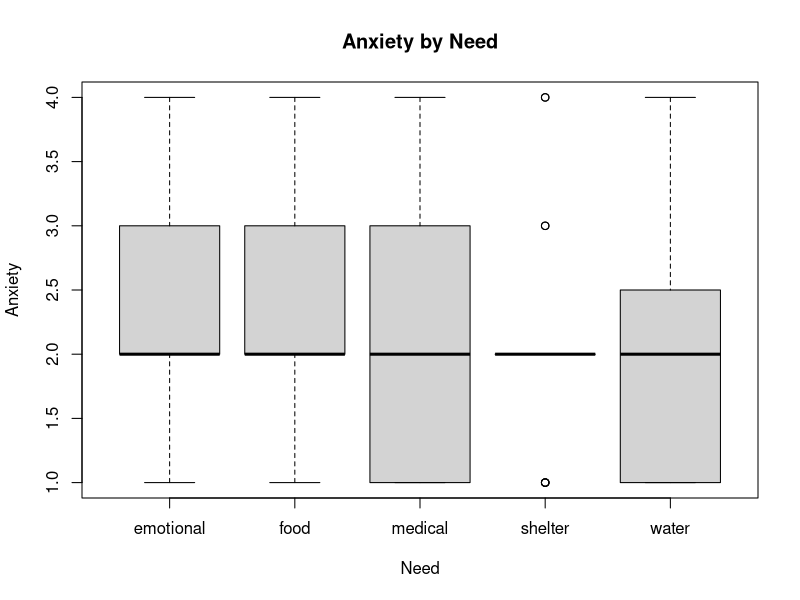
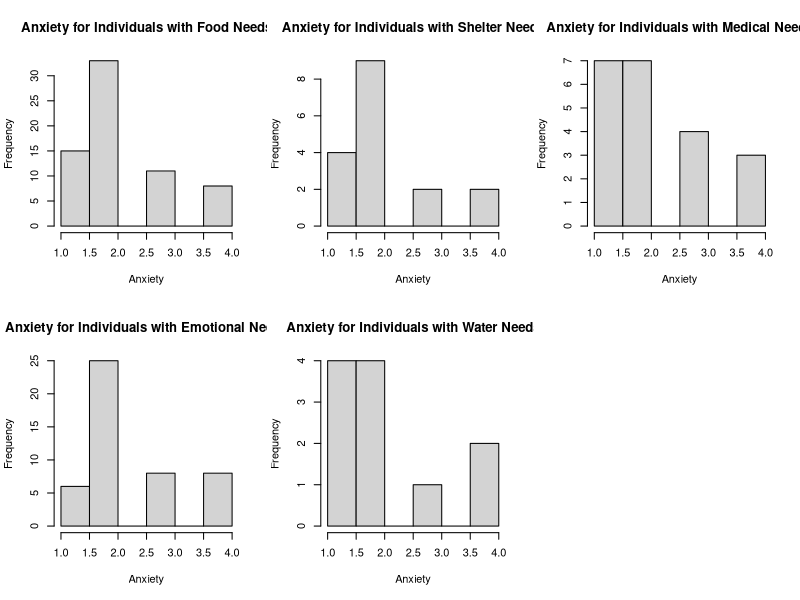
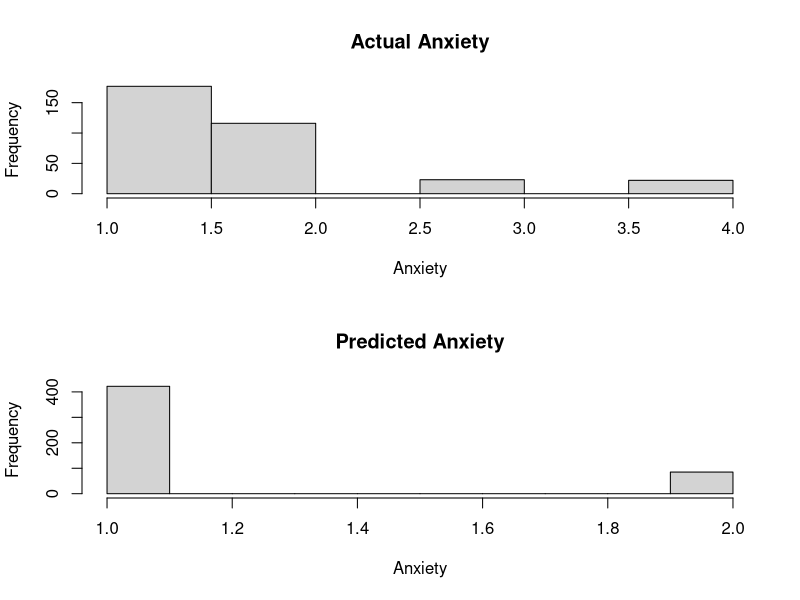

The R source for these figures, in order:
# INSTALL AND LOAD PACKAGES

  # NB: IF PACKAGE NOT INSTALLED, UNCOMMENT NEXT LINE OF CODE. RECOMMENT TO AVOID 
  # ERROR MESSAGES
  
  #install.packages("psych")
  #install.packages("caTools") 
  #install.packages("VGAM")
  #install.packages("caret")
  library(caret)
  library(VGAM)
  library(caTools)
  library("psych")

# IMPORTING DATA

  data <- read.csv("HTOPS_HPS_2502_PUF.csv")

# CLEANING DATA AND CREATING SUBSET

  data <- subset(data, ANXIOUS != -99 & (NDX14_FOOD == 1 | NDX14_SHELTER == 1 | 
                                    NDX14_MEDICAL == 1 | NDX14_EMOTIONAL == 1 | 
                                    NDX14_FRESHWATER == 1 | NDX14_ELECTRICITY == 1 
                                    | NDX14_NONE_NEEDED == 1))

# EXTRACTING VARIABLES OF INTEREST FROM THE DATA SETS

  #explanatory variables
  
  foodNeeds <- data$NDX14_FOOD #Inviduals whose most immediate need is food
  shelterNeeds<- data$NDX14_SHELTER #Inviduals whose most immediate need is shelter
  medicalNeeds <- data$NDX14_MEDICAL #Inviduals whose most immediate need is medical
  emotionalNeeds <- data$NDX14_EMOTIONAL #Inviduals whose most immediate need is emotional
  waterNeeds <- data$NDX14_FRESHWATER #Inviduals whose most immediate need is fresh water
  
   
  #response variable
  anxiety <- data$ANXIOUS #How anxious an individual has felt over the past two weeks
  
  #creating new data table, exclusively w/ variables of intrests
  data <- data.frame(foodNeeds,shelterNeeds,medicalNeeds,emotionalNeeds,
                     waterNeeds,anxiety)

# EXPLORATORY DATA ANALYSIS

  #SUMMARIES
  
  print("Anxiety Description")
  print(describe(anxiety))
  cat("\n")
  
  #DATA SETUP
    
    # SEPARATING DATA BY NEED RESPONSE
    
    foodAnx <- subset(data, foodNeeds == 1) #subset for individuals who have food need
    shelterAnx <- subset(data, shelterNeeds == 1) #subset for individuals who have shelter need
    medicalAnx <- subset(data, medicalNeeds == 1) #subset for individuals who have medical need
    emotionalAnx <- subset(data, emotionalNeeds == 1) #subset for individuals who have emotional need
    waterAnx <- subset(data, waterNeeds == 1) #subset for individuals who have fresh water need
    
    # CONCATENATING EXPLANATORY VARIABLES INTO ONE CATEGORICAL VARIABLE
    food <- rep("food", times = nrow(foodAnx))
    shelter <- rep("shelter", times = nrow(shelterAnx))
    medical <- rep("medical", times = nrow(medicalAnx))
    emotional <- rep("emotional", times = nrow(emotionalAnx))
    water <- rep("water", times = nrow(waterAnx))
    
    print("FACTOR SAMPLE SIZES")
    print("Food")
    print(nrow(foodAnx))
    print("Shelter:")
    print(nrow(shelterAnx))
    print("Medical:")
    print(nrow(medicalAnx))
    print("Emotional:")
    print(nrow(emotionalAnx))
    print("Water:")
    print(nrow(waterAnx))
    
    categories <- c(food,shelter,medical,emotional,water)
    anxByCat <- c(foodAnx[,6],shelterAnx[,6],medicalAnx[,6],emotionalAnx[,6],
                  waterAnx[,6])
    
    #making new datatable to show anxiety by category
    dataByCat <- data.frame(categories,anxByCat)
    
  
  #PLOTS
    boxplot(anxByCat ~ categories, data = dataByCat,
            main = "Anxiety by Need",
            xlab = "Need",
            ylab = "Anxiety")
    
    par(mfrow = c(2, 3))
    hist(foodAnx[,6],main="Anxiety for Individuals with Food Needs",
         xlab="Anxiety")
    hist(shelterAnx[,6],main="Anxiety for Individuals with Shelter Needs",
         xlab="Anxiety")
    hist(medicalAnx[,6],main="Anxiety for Individuals with Medical Needs",
         xlab="Anxiety")
    hist(emotionalAnx[,6],main="Anxiety for Individuals with Emotional Needs",
         xlab="Anxiety")
    hist(waterAnx[,6],main="Anxiety for Individuals with Water Needs",
         xlab="Anxiety")
    

# LOGISTIC REGRESSION ANALYSIS
  
  # SPLITTING DATA SET
  data[data == -99] <- 0
  split <- sample.split(data, SplitRatio = 0.8)
  
  trainData <- subset(data, split == "TRUE")
  testData <- subset(data, split == "FALSE")


  print("Train Data")
  print(summary(trainData$anxiety))

  
  print("Test Data")
  print(describe(testData))

  # MODEL
  
  model <- vglm(anxiety ~ foodNeeds + shelterNeeds + medicalNeeds + 
                  emotionalNeeds + waterNeeds,
                family = multinomial, xdata = trainData)
  
  #training
  predicted_probs <- predict(model, type = "response")
  predicted_classes <- as.numeric(colnames(predicted_probs)[apply(predicted_probs, 
                                                                  1, which.max)])
  
  #applying
  newProbs <- predict(model, newdata = testData, type = "response")
  predictions <- as.numeric(colnames(predicted_probs)[apply(predicted_probs, 1, 
                                                            which.max)])
  
  print("predictions:")
  print(describe(predictions))
  print("actual:")
  print(describe(anxiety))
  
# VERIFICATION
  
  # HISTOGRAMS
  par(mfrow = c(2, 1))
  hist(trainData$anxiety,main="Actual Anxiety",
       xlab="Anxiety")
  hist(predictions,main="Predicted Anxiety",
       xlab="Anxiety")

  # CONFUSION MATRIX
  
  conMat <- data.frame(matrix(0,ncol = 4, nrow = 4))
  colnames(conMat) <- c("1", "2", "3","4")
  
  for (prediction in 1:length(predictions))
  {
    conMat[anxiety[prediction],predictions[prediction]] <- 
        conMat[anxiety[prediction],predictions[prediction]] + 1
  }
    
  # METRICS
  
  #accuracy
  
  accuracy <- (conMat[1,1] + conMat[2,2] + conMat[3,3] + conMat[4,4]) / length(predictions)
  print("ACCURACY:")
  print(accuracy)
  
  #precision
  
  
  
  # The stupid dumb variables and model suck so stupid dumb much that we cant 
  # use the stupid dumb confusionMatrix function which.. is stupid and dumb. So.
  #cm <- confusionMatrix(data = predictions, reference = as.factor(anxiety))
  #print(cm)
  
  
  
